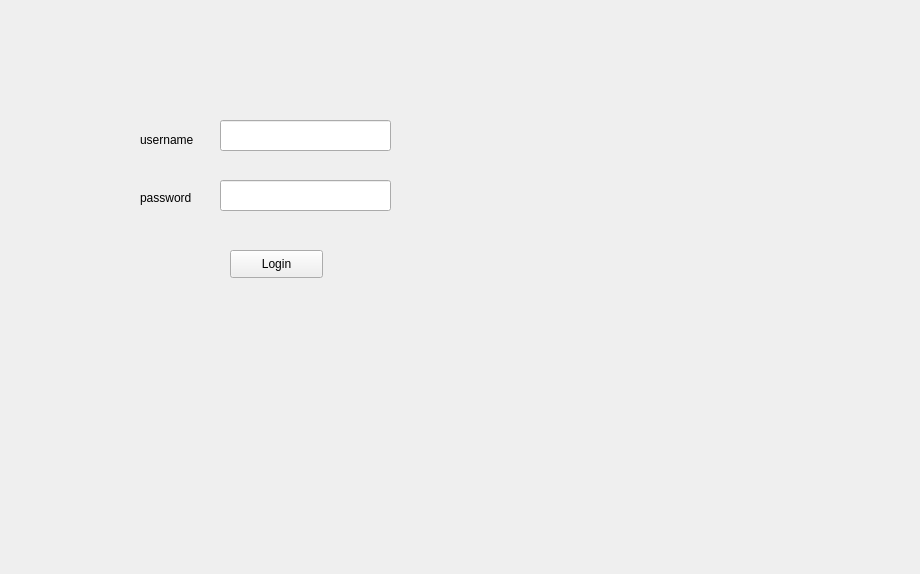
<?xml version="1.0" encoding="UTF-8"?>
<ui version="4.0">
 <class>Form</class>
 <widget class="QWidget" name="Form">
  <property name="geometry">
   <rect>
    <x>0</x>
    <y>0</y>
    <width>920</width>
    <height>574</height>
   </rect>
  </property>
  <property name="windowTitle">
   <string>Form</string>
  </property>
  <widget class="QLineEdit" name="lineEdit">
   <property name="geometry">
    <rect>
     <x>220</x>
     <y>120</y>
     <width>171</width>
     <height>31</height>
    </rect>
   </property>
  </widget>
  <widget class="QLineEdit" name="lineEdit_password">
   <property name="geometry">
    <rect>
     <x>220</x>
     <y>180</y>
     <width>171</width>
     <height>31</height>
    </rect>
   </property>
   <property name="echoMode">
    <enum>QLineEdit::Password</enum>
   </property>
  </widget>
  <widget class="QLabel" name="username">
   <property name="geometry">
    <rect>
     <x>140</x>
     <y>130</y>
     <width>71</width>
     <height>20</height>
    </rect>
   </property>
   <property name="text">
    <string>username</string>
   </property>
  </widget>
  <widget class="QLabel" name="password">
   <property name="geometry">
    <rect>
     <x>140</x>
     <y>190</y>
     <width>55</width>
     <height>16</height>
    </rect>
   </property>
   <property name="text">
    <string>password</string>
   </property>
  </widget>
  <widget class="QPushButton" name="login">
   <property name="geometry">
    <rect>
     <x>230</x>
     <y>250</y>
     <width>93</width>
     <height>28</height>
    </rect>
   </property>
   <property name="text">
    <string>Login</string>
</property>
</widget>
</widget>
<resources/>
<connections/>
</ui>
